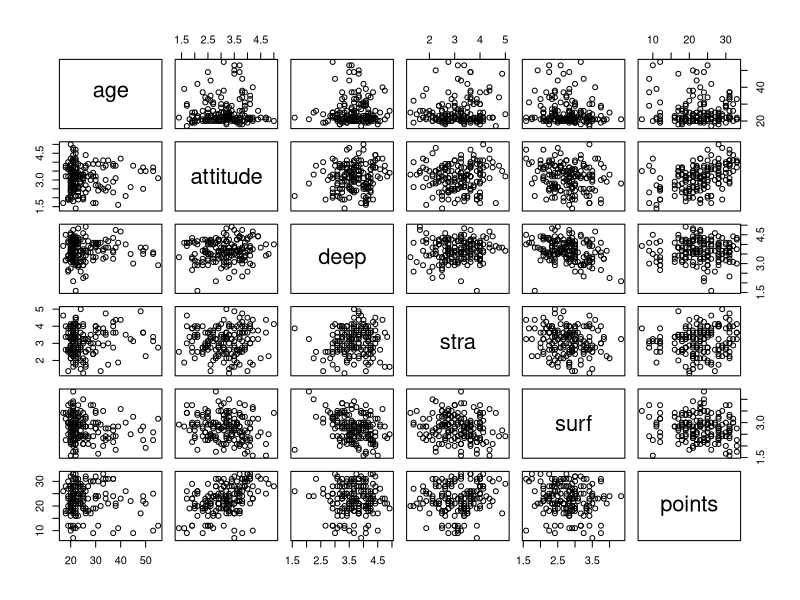
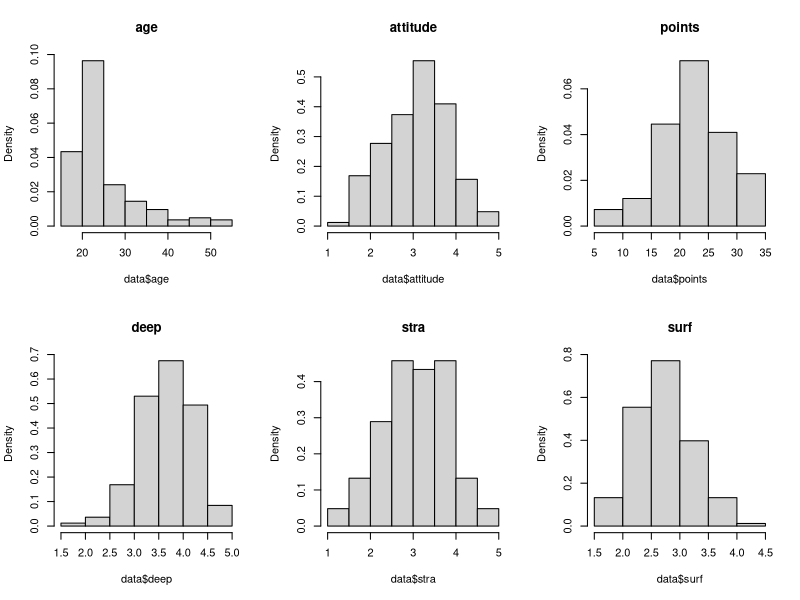
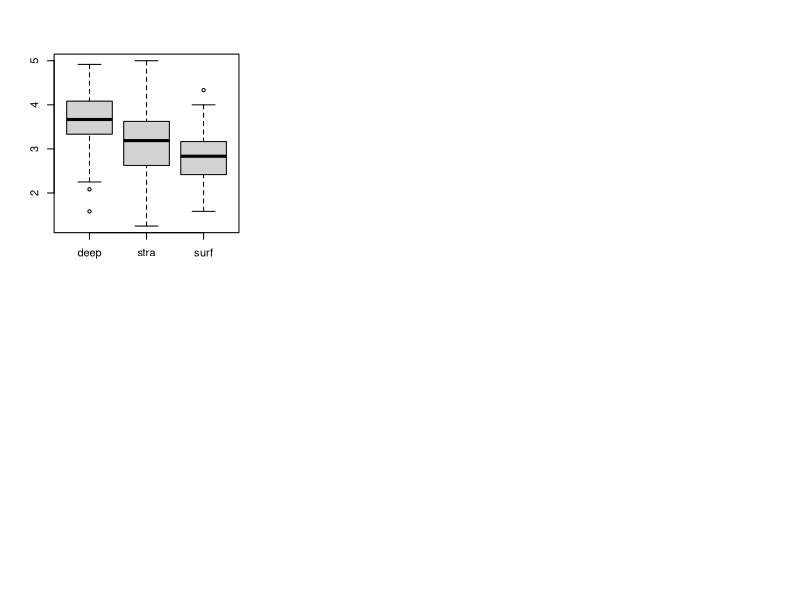
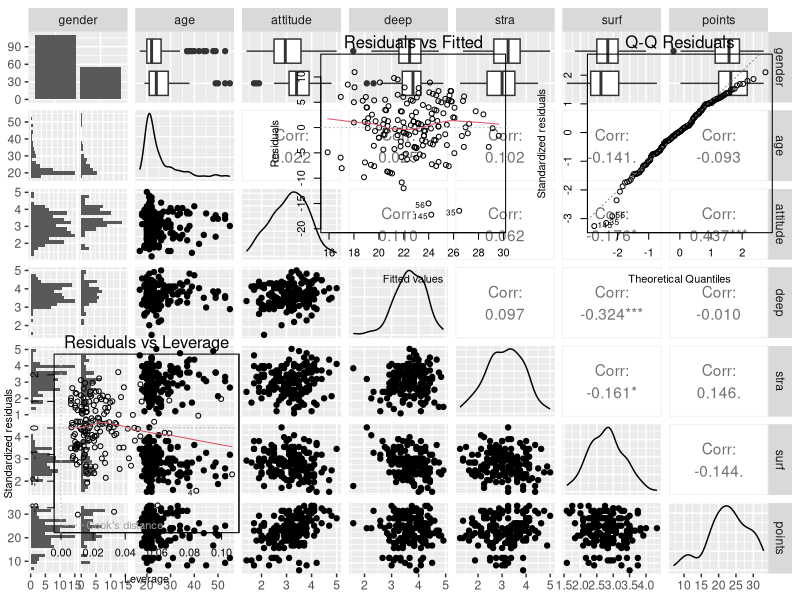

Source code (R) for these figures, in order:
## ---- chunk 1
data <- read.csv(file = "data/learning2014.csv", row.names = 1)
head(data)
## ---- chunk 2
dim(data)
## ---- chunk 3
str(data)
## ---- chunk 4
library(ggplot2)
library(GGally)

pairs(data[-1])

p <- ggpairs(data, mapping = aes(), lower = list(combo = wrap("facethist", bins = 20)))
## ---- chunk 5
par(mfrow=c(2,3))
hist(data$age, prob=T, main="age")
hist(data$attitude, prob=T, main="attitude")
hist(data$points, prob=T, main="points")
hist(data$deep, prob=T, main="deep")
hist(data$stra, prob=T, main="stra")
hist(data$surf, prob=T, main="surf")
## ---- chunk 6
boxplot(data[,4:6]) 
## ---- chunk 7
my_model <- lm(points ~ attitude + age + deep, data)
summary(my_model)
## ---- chunk 8
confint(my_model)
## ---- chunk 9
my_model <- lm(points ~ attitude + deep, data)
summary(my_model)
## ---- chunk 10
ggpairs(data, lower = list(combo = wrap("facethist", bins = 20)))
## ---- chunk 11
my_model <- lm(points ~ attitude + age + deep, data)
par(mflow=c(2,2))
plot(my_model, which=c(1,2,5))
